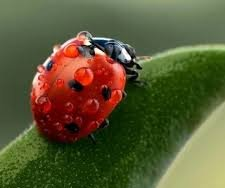
#> input picture KonvertNegetif/image.jpeg, 225 x 188 px
$ python main.py
#> lines starting #> are read from the running program, lines starting #| are printed output that depends on the picture
import cv2
def negative_convert(gambar):
    for i in range(0, height - 1):
        for j in range(0, width - 1):
            pixel = gambar[i, j]
            pixel[0] = 255 - pixel[0]
            pixel[1] = 255 - pixel[1]
            pixel[2] = 255 - pixel[2]
            gambar[i, j] = pixel
    return gambar
gambar = cv2.imread("image.jpeg", 1)
#> gambar is the input picture: shape (188, 225, 3); mean B, G, R 53.2, 88.4, 90.4
height, width, channels = gambar.shape
#> height = 188; width = 225; channels = 3
gambar = negative_convert(gambar)
#> after the loop in negative_convert, `for i in range(0, height - 1):`:
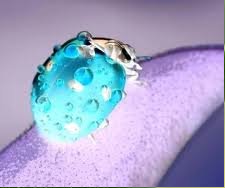
#> gambar: shape (188, 225, 3); mean B, G, R 200.8, 166.5, 164.2

cv2.imshow("Hasil Konversi", gambar)
cv2.waitKey(0)
cv2.destroyAllWindows()
